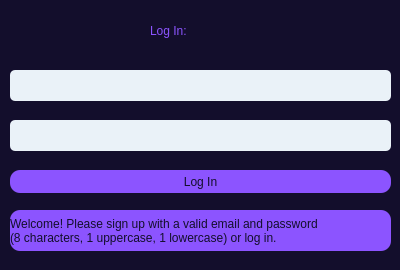
<?xml version="1.0" encoding="UTF-8"?>
<ui version="4.0">
 <class>Dialog</class>
 <widget class="QDialog" name="Dialog">
  <property name="geometry">
   <rect>
    <x>0</x>
    <y>0</y>
    <width>400</width>
    <height>270</height>
   </rect>
  </property>
  <property name="windowTitle">
   <string>Dialog</string>
  </property>
  <property name="styleSheet">
   <string notr="true">background-color: #130e2c;</string>
  </property>
  <widget class="QLineEdit" name="email_input">
   <property name="geometry">
    <rect>
     <x>10</x>
     <y>70</y>
     <width>381</width>
     <height>31</height>
    </rect>
   </property>
   <property name="styleSheet">
    <string notr="true">background-color: rgb(234, 242, 248);
color: rgb(26, 82, 118);
border-radius:5px;</string>
   </property>
   <property name="text">
    <string/>
   </property>
  </widget>
  <widget class="QLineEdit" name="pass_input">
   <property name="geometry">
    <rect>
     <x>10</x>
     <y>120</y>
     <width>381</width>
     <height>31</height>
    </rect>
   </property>
   <property name="styleSheet">
    <string notr="true">background-color: rgb(234, 242, 248);
color: rgb(26, 82, 118);
border-radius:5px;</string>
   </property>
   <property name="text">
    <string/>
   </property>
   <property name="echoMode">
    <enum>QLineEdit::Password</enum>
   </property>
  </widget>
  <widget class="QLabel" name="msg_box">
   <property name="geometry">
    <rect>
     <x>10</x>
     <y>210</y>
     <width>381</width>
     <height>41</height>
    </rect>
   </property>
   <property name="styleSheet">
    <string notr="true">text-align: center;
background-color: rgb(140, 84, 255);
color: rgb(26, 82, 118);
border-radius:10px;
color: #130e2c;
font: 9pt;
</string>
   </property>
   <property name="text">
    <string>Welcome! Please sign up with a valid email and password
(8 characters, 1 uppercase, 1 lowercase) or log in.</string>
   </property>
  </widget>
  <widget class="QPushButton" name="log_in_button">
   <property name="geometry">
    <rect>
     <x>10</x>
     <y>170</y>
     <width>381</width>
     <height>23</height>
    </rect>
   </property>
   <property name="styleSheet">
    <string notr="true">background-color : rgb(140, 84, 255);
color: #130e2c;
border-radius:10px;
</string>
   </property>
   <property name="text">
    <string>Log In</string>
   </property>
  </widget>
  <widget class="QLabel" name="auth_label">
   <property name="geometry">
    <rect>
     <x>150</x>
     <y>10</y>
     <width>111</width>
     <height>41</height>
    </rect>
   </property>
   <property name="styleSheet">
    <string notr="true">font: 24pt &quot;Segoe UI Semilight&quot;;
color: rgb(140, 84, 255);</string>
   </property>
   <property name="text">
    <string>Log In:</string>
   </property>
  </widget>
 </widget>
 <resources/>
 <connections/>
</ui>
